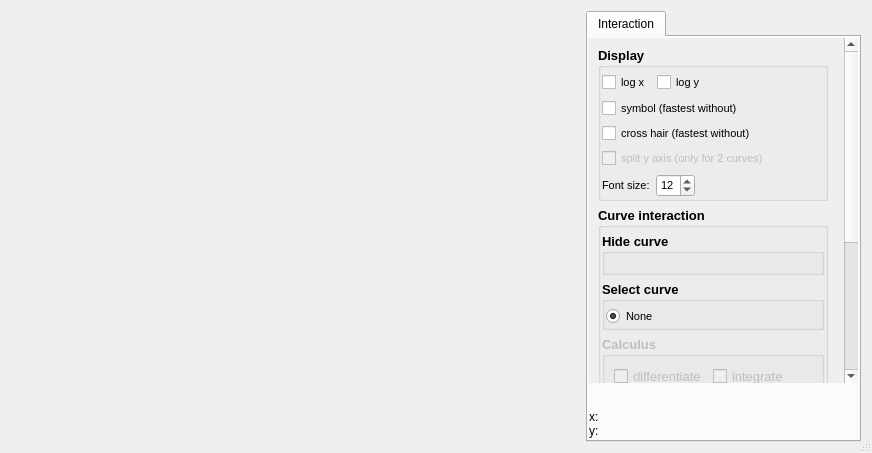
<?xml version="1.0" encoding="UTF-8"?>
<ui version="4.0">
 <class>Dialog</class>
 <widget class="QDialog" name="Dialog">
  <property name="windowModality">
   <enum>Qt::NonModal</enum>
  </property>
  <property name="enabled">
   <bool>true</bool>
  </property>
  <property name="geometry">
   <rect>
    <x>0</x>
    <y>0</y>
    <width>872</width>
    <height>453</height>
   </rect>
  </property>
  <property name="windowTitle">
   <string>Dialog</string>
  </property>
  <property name="sizeGripEnabled">
   <bool>true</bool>
  </property>
  <property name="modal">
   <bool>false</bool>
  </property>
  <layout class="QHBoxLayout" name="horizontalLayout_2">
   <item>
    <layout class="QHBoxLayout" name="horizontalLayout">
     <item>
      <widget class="PlotWidget" name="widget" native="true"/>
     </item>
     <item>
      <widget class="QTabWidget" name="tabWidget">
       <property name="enabled">
        <bool>true</bool>
       </property>
       <property name="sizePolicy">
        <sizepolicy hsizetype="Preferred" vsizetype="Minimum">
         <horstretch>0</horstretch>
         <verstretch>0</verstretch>
        </sizepolicy>
       </property>
       <property name="minimumSize">
        <size>
         <width>275</width>
         <height>0</height>
        </size>
       </property>
       <property name="maximumSize">
        <size>
         <width>275</width>
         <height>16777215</height>
        </size>
       </property>
       <property name="currentIndex">
        <number>0</number>
       </property>
       <widget class="QWidget" name="tabInteraction">
        <property name="sizePolicy">
         <sizepolicy hsizetype="Preferred" vsizetype="Minimum">
          <horstretch>0</horstretch>
          <verstretch>0</verstretch>
         </sizepolicy>
        </property>
        <property name="minimumSize">
         <size>
          <width>0</width>
          <height>0</height>
         </size>
        </property>
        <property name="maximumSize">
         <size>
          <width>275</width>
          <height>16777215</height>
         </size>
        </property>
        <property name="layoutDirection">
         <enum>Qt::LeftToRight</enum>
        </property>
        <property name="autoFillBackground">
         <bool>false</bool>
        </property>
        <attribute name="title">
         <string>Interaction</string>
        </attribute>
        <layout class="QVBoxLayout" name="verticalLayout">
         <property name="leftMargin">
          <number>1</number>
         </property>
         <property name="topMargin">
          <number>1</number>
         </property>
         <property name="rightMargin">
          <number>1</number>
         </property>
         <property name="bottomMargin">
          <number>1</number>
         </property>
         <item>
          <widget class="QScrollArea" name="scrollAreaInteraction">
           <property name="sizePolicy">
            <sizepolicy hsizetype="Preferred" vsizetype="Expanding">
             <horstretch>0</horstretch>
             <verstretch>0</verstretch>
            </sizepolicy>
           </property>
           <property name="maximumSize">
            <size>
             <width>275</width>
             <height>16777215</height>
            </size>
           </property>
           <property name="frameShape">
            <enum>QFrame::NoFrame</enum>
           </property>
           <property name="frameShadow">
            <enum>QFrame::Plain</enum>
           </property>
           <property name="lineWidth">
            <number>0</number>
           </property>
           <property name="horizontalScrollBarPolicy">
            <enum>Qt::ScrollBarAlwaysOff</enum>
           </property>
           <property name="widgetResizable">
            <bool>true</bool>
           </property>
           <widget class="QWidget" name="scrollAreaWidgetInteraction">
            <property name="geometry">
             <rect>
              <x>0</x>
              <y>-139</y>
              <width>250</width>
              <height>515</height>
             </rect>
            </property>
            <property name="sizePolicy">
             <sizepolicy hsizetype="Preferred" vsizetype="Minimum">
              <horstretch>0</horstretch>
              <verstretch>0</verstretch>
             </sizepolicy>
            </property>
            <property name="maximumSize">
             <size>
              <width>275</width>
              <height>16777215</height>
             </size>
            </property>
            <layout class="QVBoxLayout" name="verticalLayout_12">
             <item>
              <layout class="QVBoxLayout" name="verticalLayoutInteraction">
               <property name="sizeConstraint">
                <enum>QLayout::SetDefaultConstraint</enum>
               </property>
               <item>
                <widget class="QGroupBox" name="groupBoxDisplay">
                 <property name="sizePolicy">
                  <sizepolicy hsizetype="Minimum" vsizetype="Minimum">
                   <horstretch>0</horstretch>
                   <verstretch>0</verstretch>
                  </sizepolicy>
                 </property>
                 <property name="maximumSize">
                  <size>
                   <width>230</width>
                   <height>16777215</height>
                  </size>
                 </property>
                 <property name="font">
                  <font>
                   <pointsize>10</pointsize>
                   <weight>75</weight>
                   <bold>true</bold>
                  </font>
                 </property>
                 <property name="title">
                  <string>Display</string>
                 </property>
                 <layout class="QVBoxLayout" name="verticalLayout_4">
                  <property name="leftMargin">
                   <number>1</number>
                  </property>
                  <property name="topMargin">
                   <number>5</number>
                  </property>
                  <property name="rightMargin">
                   <number>1</number>
                  </property>
                  <property name="bottomMargin">
                   <number>1</number>
                  </property>
                  <item>
                   <layout class="QHBoxLayout" name="horizontalLayoutLog">
                    <item>
                     <widget class="QCheckBox" name="checkBoxLogX">
                      <property name="font">
                       <font>
                        <pointsize>8</pointsize>
                        <weight>50</weight>
                        <bold>false</bold>
                       </font>
                      </property>
                      <property name="text">
                       <string>log x</string>
                      </property>
                     </widget>
                    </item>
                    <item>
                     <widget class="QCheckBox" name="checkBoxLogY">
                      <property name="font">
                       <font>
                        <pointsize>8</pointsize>
                        <weight>50</weight>
                        <bold>false</bold>
                       </font>
                      </property>
                      <property name="text">
                       <string>log y</string>
                      </property>
                     </widget>
                    </item>
                    <item>
                     <spacer name="horizontalSpacer_2">
                      <property name="orientation">
                       <enum>Qt::Horizontal</enum>
                      </property>
                      <property name="sizeHint" stdset="0">
                       <size>
                        <width>40</width>
                        <height>20</height>
                       </size>
                      </property>
                     </spacer>
                    </item>
                   </layout>
                  </item>
                  <item>
                   <widget class="QCheckBox" name="checkBoxSymbol">
                    <property name="font">
                     <font>
                      <pointsize>8</pointsize>
                      <weight>50</weight>
                      <bold>false</bold>
                     </font>
                    </property>
                    <property name="text">
                     <string>symbol (fastest without)</string>
                    </property>
                   </widget>
                  </item>
                  <item>
                   <widget class="QCheckBox" name="checkBoxCrossHair">
                    <property name="font">
                     <font>
                      <pointsize>8</pointsize>
                      <weight>50</weight>
                      <bold>false</bold>
                     </font>
                    </property>
                    <property name="text">
                     <string>cross hair (fastest without)</string>
                    </property>
                    <property name="checked">
                     <bool>false</bool>
                    </property>
                   </widget>
                  </item>
                  <item>
                   <widget class="QCheckBox" name="checkBoxSplitYAxis">
                    <property name="enabled">
                     <bool>false</bool>
                    </property>
                    <property name="font">
                     <font>
                      <pointsize>8</pointsize>
                      <weight>50</weight>
                      <bold>false</bold>
                     </font>
                    </property>
                    <property name="text">
                     <string>split y axis (only for 2 curves)</string>
                    </property>
                   </widget>
                  </item>
                  <item>
                   <layout class="QHBoxLayout" name="horizontalLayoutFontSize">
                    <item>
                     <widget class="QLabel" name="labelFontSize">
                      <property name="maximumSize">
                       <size>
                        <width>16777215</width>
                        <height>16777215</height>
                       </size>
                      </property>
                      <property name="font">
                       <font>
                        <pointsize>8</pointsize>
                        <weight>50</weight>
                        <bold>false</bold>
                       </font>
                      </property>
                      <property name="text">
                       <string>Font size:</string>
                      </property>
                     </widget>
                    </item>
                    <item>
                     <widget class="QSpinBox" name="spinBoxFontSize">
                      <property name="maximumSize">
                       <size>
                        <width>16777215</width>
                        <height>16777215</height>
                       </size>
                      </property>
                      <property name="font">
                       <font>
                        <pointsize>8</pointsize>
                        <weight>50</weight>
                        <bold>false</bold>
                       </font>
                      </property>
                      <property name="value">
                       <number>12</number>
                      </property>
                     </widget>
                    </item>
                    <item>
                     <spacer name="horizontalSpacer">
                      <property name="orientation">
                       <enum>Qt::Horizontal</enum>
                      </property>
                      <property name="sizeHint" stdset="0">
                       <size>
                        <width>40</width>
                        <height>20</height>
                       </size>
                      </property>
                     </spacer>
                    </item>
                   </layout>
                  </item>
                 </layout>
                </widget>
               </item>
               <item>
                <widget class="QGroupBox" name="groupBoxCurveInteraction">
                 <property name="enabled">
                  <bool>true</bool>
                 </property>
                 <property name="sizePolicy">
                  <sizepolicy hsizetype="Minimum" vsizetype="Minimum">
                   <horstretch>0</horstretch>
                   <verstretch>0</verstretch>
                  </sizepolicy>
                 </property>
                 <property name="maximumSize">
                  <size>
                   <width>230</width>
                   <height>16777215</height>
                  </size>
                 </property>
                 <property name="font">
                  <font>
                   <pointsize>10</pointsize>
                   <weight>75</weight>
                   <bold>true</bold>
                  </font>
                 </property>
                 <property name="title">
                  <string>Curve interaction</string>
                 </property>
                 <layout class="QVBoxLayout" name="verticalLayout_2">
                  <property name="leftMargin">
                   <number>1</number>
                  </property>
                  <property name="topMargin">
                   <number>5</number>
                  </property>
                  <property name="rightMargin">
                   <number>1</number>
                  </property>
                  <property name="bottomMargin">
                   <number>1</number>
                  </property>
                  <item>
                   <widget class="QGroupBox" name="groupBoxHide">
                    <property name="maximumSize">
                     <size>
                      <width>225</width>
                      <height>16777215</height>
                     </size>
                    </property>
                    <property name="font">
                     <font>
                      <weight>75</weight>
                      <bold>true</bold>
                     </font>
                    </property>
                    <property name="title">
                     <string>Hide curve</string>
                    </property>
                    <layout class="QVBoxLayout" name="verticalLayout_8">
                     <item>
                      <layout class="QVBoxLayout" name="verticalLayoutHide"/>
                     </item>
                    </layout>
                   </widget>
                  </item>
                  <item>
                   <widget class="QGroupBox" name="groupBoxPlotDataItem">
                    <property name="sizePolicy">
                     <sizepolicy hsizetype="Minimum" vsizetype="Minimum">
                      <horstretch>0</horstretch>
                      <verstretch>0</verstretch>
                     </sizepolicy>
                    </property>
                    <property name="maximumSize">
                     <size>
                      <width>225</width>
                      <height>16777215</height>
                     </size>
                    </property>
                    <property name="font">
                     <font>
                      <pointsize>10</pointsize>
                      <weight>75</weight>
                      <bold>true</bold>
                     </font>
                    </property>
                    <property name="title">
                     <string>Select curve</string>
                    </property>
                    <layout class="QVBoxLayout" name="verticalLayout_3">
                     <property name="leftMargin">
                      <number>1</number>
                     </property>
                     <property name="topMargin">
                      <number>5</number>
                     </property>
                     <property name="rightMargin">
                      <number>1</number>
                     </property>
                     <property name="bottomMargin">
                      <number>1</number>
                     </property>
                     <item>
                      <layout class="QVBoxLayout" name="verticalLayoutPlotDataItem">
                       <item>
                        <widget class="QRadioButton" name="radioButtonFitNone">
                         <property name="enabled">
                          <bool>true</bool>
                         </property>
                         <property name="font">
                          <font>
                           <pointsize>8</pointsize>
                           <weight>50</weight>
                           <bold>false</bold>
                          </font>
                         </property>
                         <property name="text">
                          <string>None</string>
                         </property>
                         <property name="checked">
                          <bool>true</bool>
                         </property>
                        </widget>
                       </item>
                      </layout>
                     </item>
                    </layout>
                   </widget>
                  </item>
                  <item>
                   <widget class="QGroupBox" name="groupBoxCalculus">
                    <property name="enabled">
                     <bool>false</bool>
                    </property>
                    <property name="maximumSize">
                     <size>
                      <width>225</width>
                      <height>16777215</height>
                     </size>
                    </property>
                    <property name="title">
                     <string>Calculus</string>
                    </property>
                    <layout class="QHBoxLayout" name="horizontalLayout_3">
                     <item>
                      <widget class="QCheckBox" name="checkBoxDifferentiate">
                       <property name="font">
                        <font>
                         <weight>50</weight>
                         <bold>false</bold>
                        </font>
                       </property>
                       <property name="text">
                        <string>differentiate</string>
                       </property>
                      </widget>
                     </item>
                     <item>
                      <widget class="QCheckBox" name="checkBoxIntegrate">
                       <property name="font">
                        <font>
                         <weight>50</weight>
                         <bold>false</bold>
                        </font>
                       </property>
                       <property name="text">
                        <string>integrate</string>
                       </property>
                      </widget>
                     </item>
                     <item>
                      <spacer name="horizontalSpacer_5">
                       <property name="orientation">
                        <enum>Qt::Horizontal</enum>
                       </property>
                       <property name="sizeHint" stdset="0">
                        <size>
                         <width>40</width>
                         <height>20</height>
                        </size>
                       </property>
                      </spacer>
                     </item>
                    </layout>
                   </widget>
                  </item>
                  <item>
                   <widget class="QGroupBox" name="groupBoxNormalize">
                    <property name="enabled">
                     <bool>false</bool>
                    </property>
                    <property name="title">
                     <string>Normalize</string>
                    </property>
                    <layout class="QVBoxLayout" name="verticalLayout_9">
                     <item>
                      <layout class="QVBoxLayout" name="verticalLayout_7">
                       <item>
                        <layout class="QHBoxLayout" name="horizontalLayout_6">
                         <item>
                          <widget class="QCheckBox" name="checkBoxUnwrap">
                           <property name="font">
                            <font>
                             <pointsize>8</pointsize>
                             <weight>50</weight>
                             <bold>false</bold>
                            </font>
                           </property>
                           <property name="text">
                            <string>unwrap</string>
                           </property>
                          </widget>
                         </item>
                         <item>
                          <widget class="QCheckBox" name="checkBoxRemoveSlop">
                           <property name="font">
                            <font>
                             <pointsize>8</pointsize>
                             <weight>50</weight>
                             <bold>false</bold>
                            </font>
                           </property>
                           <property name="text">
                            <string>remove slop</string>
                           </property>
                          </widget>
                         </item>
                        </layout>
                       </item>
                      </layout>
                     </item>
                    </layout>
                   </widget>
                  </item>
                  <item>
                   <widget class="QGroupBox" name="groupBoxFFT">
                    <property name="enabled">
                     <bool>false</bool>
                    </property>
                    <property name="maximumSize">
                     <size>
                      <width>225</width>
                      <height>16777215</height>
                     </size>
                    </property>
                    <property name="font">
                     <font>
                      <pointsize>10</pointsize>
                      <weight>75</weight>
                      <bold>true</bold>
                     </font>
                    </property>
                    <property name="title">
                     <string>FFT</string>
                    </property>
                    <layout class="QHBoxLayout" name="horizontalLayout_4">
                     <property name="leftMargin">
                      <number>1</number>
                     </property>
                     <property name="topMargin">
                      <number>5</number>
                     </property>
                     <property name="rightMargin">
                      <number>1</number>
                     </property>
                     <property name="bottomMargin">
                      <number>1</number>
                     </property>
                     <item>
                      <widget class="QRadioButton" name="radioButtonFFT">
                       <property name="font">
                        <font>
                         <pointsize>8</pointsize>
                         <weight>50</weight>
                         <bold>false</bold>
                        </font>
                       </property>
                       <property name="text">
                        <string>FFT</string>
                       </property>
                       <attribute name="buttonGroup">
                        <string notr="true">buttonGroup</string>
                       </attribute>
                      </widget>
                     </item>
                     <item>
                      <widget class="QRadioButton" name="radioButtonFFTnoDC">
                       <property name="font">
                        <font>
                         <pointsize>8</pointsize>
                         <weight>50</weight>
                         <bold>false</bold>
                        </font>
                       </property>
                       <property name="text">
                        <string>FFT (no DC)</string>
                       </property>
                       <attribute name="buttonGroup">
                        <string notr="true">buttonGroup</string>
                       </attribute>
                      </widget>
                     </item>
                     <item>
                      <widget class="QRadioButton" name="radioButtonIFFT">
                       <property name="font">
                        <font>
                         <pointsize>8</pointsize>
                         <weight>50</weight>
                         <bold>false</bold>
                        </font>
                       </property>
                       <property name="text">
                        <string>IFFT</string>
                       </property>
                       <attribute name="buttonGroup">
                        <string notr="true">buttonGroup</string>
                       </attribute>
                      </widget>
                     </item>
                     <item>
                      <spacer name="horizontalSpacer_6">
                       <property name="orientation">
                        <enum>Qt::Horizontal</enum>
                       </property>
                       <property name="sizeHint" stdset="0">
                        <size>
                         <width>40</width>
                         <height>20</height>
                        </size>
                       </property>
                      </spacer>
                     </item>
                    </layout>
                   </widget>
                  </item>
                  <item>
                   <widget class="QGroupBox" name="groupBoxFiltering">
                    <property name="enabled">
                     <bool>false</bool>
                    </property>
                    <property name="maximumSize">
                     <size>
                      <width>225</width>
                      <height>16777215</height>
                     </size>
                    </property>
                    <property name="font">
                     <font>
                      <weight>75</weight>
                      <bold>true</bold>
                     </font>
                    </property>
                    <property name="title">
                     <string>Filtering</string>
                    </property>
                    <layout class="QVBoxLayout" name="verticalLayout_6">
                     <property name="leftMargin">
                      <number>1</number>
                     </property>
                     <property name="topMargin">
                      <number>1</number>
                     </property>
                     <property name="rightMargin">
                      <number>1</number>
                     </property>
                     <property name="bottomMargin">
                      <number>1</number>
                     </property>
                     <item>
                      <layout class="QVBoxLayout" name="verticalLayoutFilteringModel"/>
                     </item>
                    </layout>
                   </widget>
                  </item>
                  <item>
                   <widget class="QGroupBox" name="groupBoxFit">
                    <property name="enabled">
                     <bool>false</bool>
                    </property>
                    <property name="maximumSize">
                     <size>
                      <width>225</width>
                      <height>16777215</height>
                     </size>
                    </property>
                    <property name="font">
                     <font>
                      <pointsize>10</pointsize>
                      <weight>75</weight>
                      <bold>true</bold>
                     </font>
                    </property>
                    <property name="title">
                     <string>Fit</string>
                    </property>
                    <layout class="QVBoxLayout" name="verticalLayout_5">
                     <property name="leftMargin">
                      <number>1</number>
                     </property>
                     <property name="topMargin">
                      <number>5</number>
                     </property>
                     <property name="rightMargin">
                      <number>1</number>
                     </property>
                     <property name="bottomMargin">
                      <number>1</number>
                     </property>
                     <item>
                      <layout class="QVBoxLayout" name="verticalLayoutFitModel"/>
                     </item>
                    </layout>
                   </widget>
                  </item>
                 </layout>
                </widget>
               </item>
              </layout>
             </item>
            </layout>
           </widget>
          </widget>
         </item>
         <item>
          <widget class="QLabel" name="labelLivePlot">
           <property name="text">
            <string/>
           </property>
           <property name="textFormat">
            <enum>Qt::RichText</enum>
           </property>
          </widget>
         </item>
         <item>
          <widget class="QLabel" name="labelCoordinate">
           <property name="sizePolicy">
            <sizepolicy hsizetype="Preferred" vsizetype="Preferred">
             <horstretch>0</horstretch>
             <verstretch>0</verstretch>
            </sizepolicy>
           </property>
           <property name="minimumSize">
            <size>
             <width>0</width>
             <height>30</height>
            </size>
           </property>
           <property name="text">
            <string>&lt;html&gt;&lt;head/&gt;&lt;body&gt;&lt;p&gt;x:&lt;br/&gt;y:&lt;/p&gt;&lt;/body&gt;&lt;/html&gt;</string>
           </property>
          </widget>
         </item>
        </layout>
       </widget>
      </widget>
     </item>
    </layout>
   </item>
  </layout>
 </widget>
 <customwidgets>
  <customwidget>
   <class>PlotWidget</class>
   <extends>QWidget</extends>
   <header>..ui.plot_widget</header>
   <container>1</container>
  </customwidget>
 </customwidgets>
 <resources/>
 <connections/>
 <buttongroups>
  <buttongroup name="buttonGroup"/>
 </buttongroups>
</ui>
